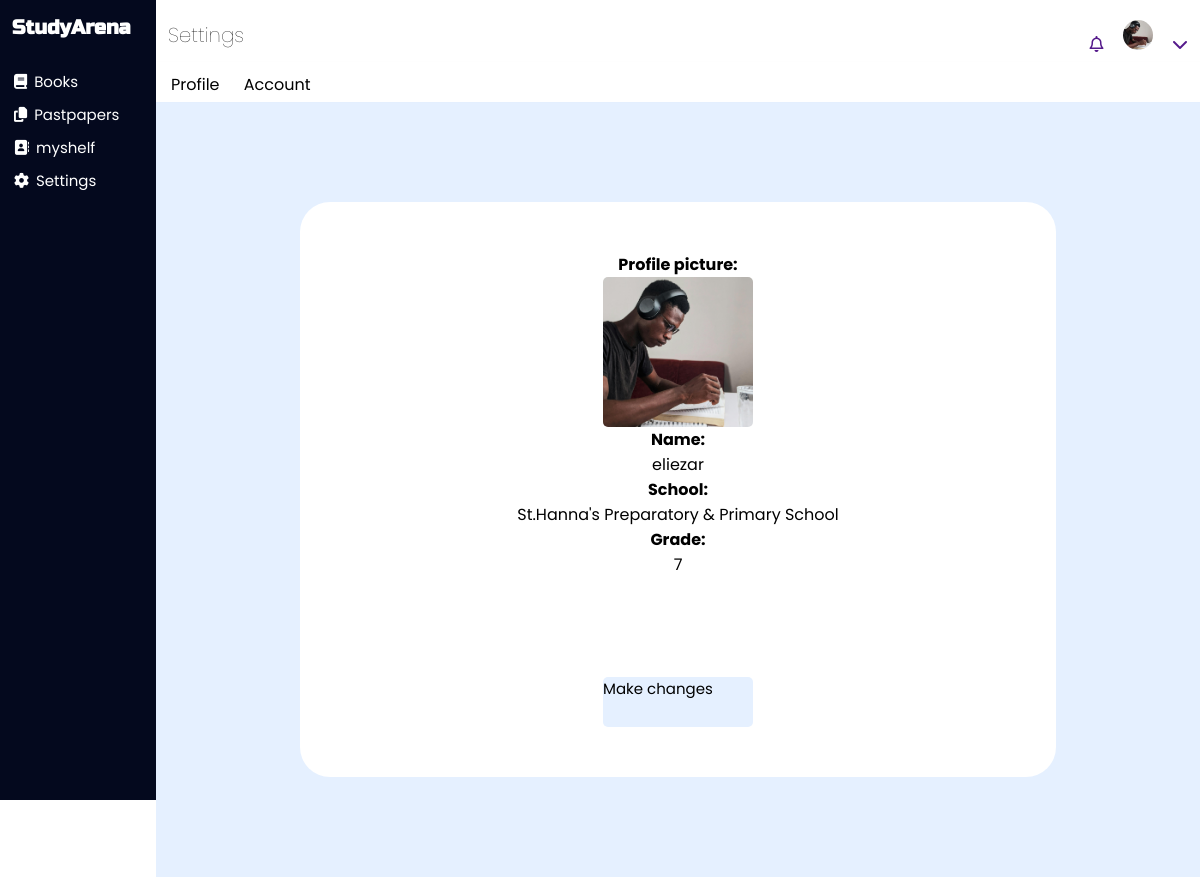
Page /settings/account/1/1/ (signed in) on the committed database.
### userauths/models.py (models this page shows, shortened)
class Profile(models.Model):
    name = models.CharField(max_length=50)
    user = models.ForeignKey(settings.AUTH_USER_MODEL, on_delete=models.CASCADE, related_name='user_profiles')
    bio = models.TextField(max_length=500, blank=True)
    birth_date = models.DateField(null=True, blank=True, default=timezone.now)
    profile_picture = models.ImageField(upload_to='profile_pictures/', null=True, blank=True)
    school = models.CharField(max_length=50)
    grade = models.CharField(max_length=50, choices=GRADE_CHOICES)

### settings/views.py (the view)
# urls.py: path('account/<int:user_id>/<int:profile_id>/', views.account_display, name='account_display'),
@login_required
def account_display(request, user_id, profile_id):
    profile = get_object_or_404(Profile, id=profile_id, user_id=user_id)
    context = {
        'profile': profile,
    }
    return render(request, 'settings/account.html', context)

### library/templates/settings/account.html (shortened to what this page needs)
{% load static %}
<!DOCTYPE html>
<html lang="en">
<head>
    <link rel="stylesheet" href="{% static 'assets/settings-styles.css' %}">
</head>
<body>
    <div class="side-contaider">
        <h1>StudyArena</h1>
        <a href="{% url 'library:profile-home' profile_id=profile.id %}"><i class="fa-solid fa-book"></i> Books</a>
        <a href="{% url 'library:Ppapers-home' profile_id=profile.id %}"><i class="fa-solid fa-copy"></i></i>Pastpapers</a>
        <a href="{% url 'library:myshelf' profile_id=profile.id %}"><i class="fa-solid fa-address-book"></i>myshelf</a>
        <a href="{% url 'settings:account_display' user_id=user.id profile_id=profile.id %}"><i class="fa-solid fa-gear"></i></i>Settings</a>
    </div>
    <div class="main-container">
        <nav>
            <h2>Settings</h2>
            <div class="right-nav">
                <a href=""><i class="fa-regular fa-bell"></i></a>
                <a href="javascript:void(0)" class="user-icon" onclick="toggleMenu()"><img src="{{ profile.profile_picture.url }}" alt="Profile 1"></i></i></a>
                <a href=""><i class="fa-solid fa-chevron-down"></i></a>
            </div>
        </nav>
        <div class="nav-2">
            <a id="profile-id" href="">Profile</a>
            <a id="account-id"href="">Account</a>
        </div>
        <div class="main-container-2">
            <div class="information-div">
                <h4>Profile picture: </h4> <img src="{{profile.profile_picture.url}}" alt="">
                <h4>Name: </h4>{{profile.name}}
                <h4>School: </h4>{{profile.school}}
                <h4>Grade: </h4>{{profile.grade}}
                <div class="button">
                    <a href="{% url 'settings:profile_update' profile_id=profile.id %}">Make changes</a>
                </div>
            </div>
        </div>
    </div>
</body>
</html>

### static/assets/settings-styles.css (style rules this page uses)
* { margin: 0; padding:0; font-family: 'poppins', sansefir; box-sizing: border-box; }
.side-contaider { height: 100vh; width: 13%; background-color:#04091e; position: fixed; top: 0; z-index: 10; padding-top: 10px; padding-left: 5px; padding-right: 5px; }
.side-contaider h1 { font-size: 20px; color: white; font-family: 'Russo One', 'poppins', sans-serif; padding-top: 5px; padding-bottom: 25px; padding-left: 7px; }
.side-contaider a { display: flex; align-items: center; flex: 1; width: 95%; padding: 5px 2px; font-size: 15px; color: white; border-radius: 3px; transition: background-color 0.5s; }
a { text-decoration: none; }
.side-contaider a i { padding-left: 7px; padding-right: 7px; }
.user-icon img { width: 30px; height: 30px; border-radius: 50%; object-fit: cover; object-position: center; }
.main-container { height: 100vh; padding-left: 13%; top: 0; }
.main-container nav { position: sticky; top: 0; z-index: 10; display: flex; justify-content: space-between; padding-top: 20px; padding-bottom: 5px; padding-left: 5px; padding-right: 5px; box-shadow: 0 0 1px rgba(0, 0, 0, 0.2); background: white; }
.main-container h2 { padding-left: 7px; font-weight: 100; font-size: 20px; }
.main-container .right-nav { padding-right: 7px; }
.main-container .right-nav a { padding-left: 15px; text-decoration: none; }
.main-container .nav-2 { position: sticky; top: 53px; z-index: 10; padding-top: 10px; padding-bottom: 5px; padding-left: 5px; padding-right: 5px; box-shadow: 0 0 0.5px rgba(0, 0, 0, 0.2); background: white; }
.main-container .nav-2 #profile-id { padding-left: 7px; padding-bottom: 8px; padding-top: 10px; padding-left: 10px; padding-right: 10px; border-radius: 5px; transition: 0.5s; }
.main-container .nav-2 #account-id { padding-bottom: 8px; padding-top: 10px; padding-left: 10px; padding-right: 10px; border-radius: 5px; transition: 0.5s; }
.main-container .nav-2 a { padding-left: 20px; color: black; }
.main-container .main-container-2 { background: #E5F0FF; height: auto; padding: 50px 50px; display: flex; flex-direction: column; align-items: center; margin: 0; }
.information-div { padding-top: 10px; background: white; height: auto; width: 80%; border-radius: 30px; padding: 50px 50px; margin-bottom: 50px; display: flex; flex-direction: column; align-items: center; margin: 50px; }
.information-div img { width: 150px; height: 150px; border-radius: 5px; object-fit: cover; object-position: center; }
.information-div a { height: 50px; width: 150px; border-radius: 5px; background-color: #E5F0FF; color: black; box-shadow: none; transition: background-color 0.9s; font-size: 15px; display: block; margin-top: 100px; }

### rows in the picture
Profile: profile_picture (picture), name "eliezar", school "St.Hanna's Preparatory & Primary School", grade "7"
